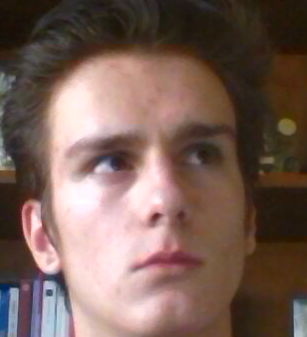
#> input picture python/i.png, 307 x 337 px
$ python image_stuff.py
#> lines starting #> are read from the running program, lines starting #| are printed output that depends on the picture
# -*- coding: utf-8 -*-
"""
Created on Sun Mar  1 11:21:53 2015

@author: arturo
"""

import numpy as np
import matplotlib.pyplot as plt
import matplotlib.image as mpimg

def nparr_map(arr, f):
    X, Y, n = arr.shape
    ret = np.zeros([X, Y, 3]);
    for x in range(X):
        for y in range(Y):
            ret[x, y] = f(arr[x, y])
    return ret

def copy_at(dst, src, ix, iy):
    dst_x, dst_y, dst_n = dst.shape;
    src_x, src_y, src_n = src.shape;

    for x in range(ix, min([ix+src_x, dst_x])):
        for y in range(iy, min([iy+src_y, dst_y])):
            dst[x, y] = src[x - ix, y - iy]

    return True

img = mpimg.imread('i.png')
#> img is the input picture: shape (337, 307, 4) float32; mean R, G, B, A 0.473, 0.378, 0.343, 1

X, Y, n = img.shape
#> X = 337; Y = 307; n = 4

big = np.zeros([3*X, 3*Y, 3])

def pixel_linear(marr):
    def trans(pix):
        pix = np.array([pix[0], pix[1], pix[2]])
        return pix*marr;
    return trans

copy_at(big, nparr_map(img, pixel_linear(np.array([1, 0, 0]))), 0, 0)
#> the loop in nparr_map, `for x in range(X):` made 337 passes
copy_at(big, nparr_map(img, pixel_linear(np.array([0, 1, 0]))), X, 0)
copy_at(big, nparr_map(img, pixel_linear(np.array([0, 0, 1]))), 2*X, 0)

copy_at(big, nparr_map(img, pixel_linear(np.matrix([[0, 1, 0],[0, 0, 1],[1, 0, 0]]))), 0, Y)
#> after the loop in nparr_map (call 4), `for x in range(X):`:
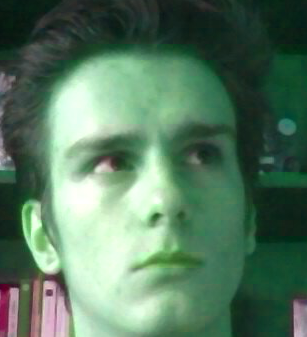
#> ret: shape (337, 307, 3) float64; mean R, G, B 0.343, 0.474, 0.378
copy_at(big, nparr_map(img, pixel_linear(np.matrix([[1, 0, 0],[0, 1, 0],[0, 0, 1]]))), X, Y)
copy_at(big, nparr_map(img, pixel_linear(np.matrix([[0, 0, 1],[1, 0, 0],[0, 1, 0]]))), 2*X, Y)
#> after the loop in nparr_map (call 6), `for x in range(X):`:
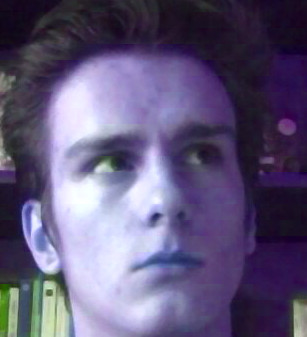
#> ret: shape (337, 307, 3) float64; mean R, G, B 0.378, 0.343, 0.474

copy_at(big, nparr_map(img, pixel_linear(np.array([1, 1, 0]))), 0, 2*Y)
#> after the loop in nparr_map (call 7), `for x in range(X):`:
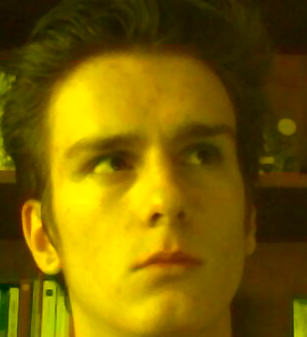
#> ret: shape (337, 307, 3) float64; mean R, G, B 0.474, 0.378, 0
copy_at(big, nparr_map(img, pixel_linear(np.array([0, 1, 1]))), X, 2*Y)
#> after the loop in nparr_map (call 8), `for x in range(X):`:
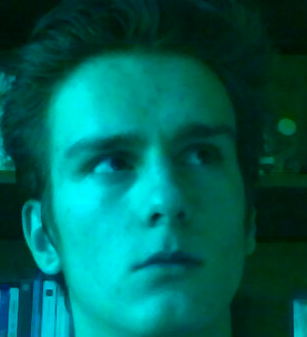
#> ret: shape (337, 307, 3) float64; mean R, G, B 0, 0.378, 0.343
#> after the loop in copy_at (call 8), `for x in range(ix, min([ix+src_x, dst_x])):`:
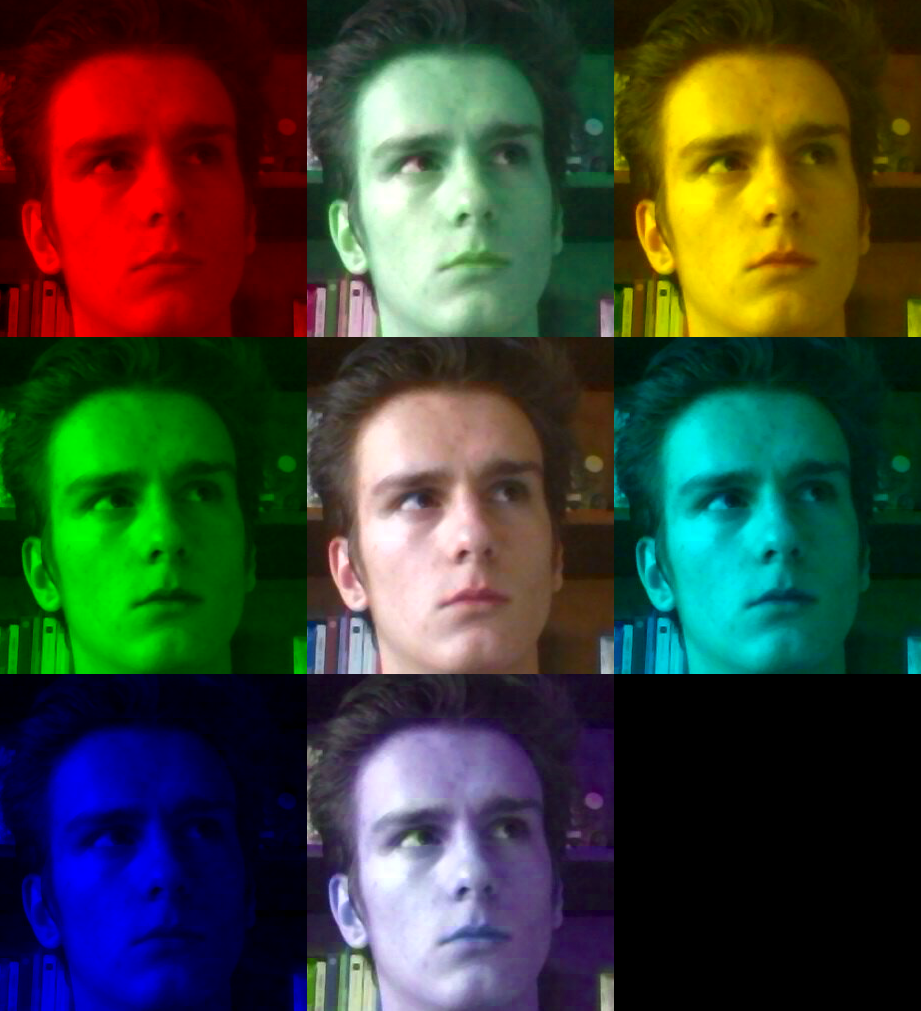
#> dst: shape (1011, 921, 3) float64; mean R, G, B 0.238, 0.259, 0.209
copy_at(big, nparr_map(img, pixel_linear(np.array([1, 0, 1]))), 2*X, 2*Y)
#> after the loop in nparr_map (call 9), `for x in range(X):`:
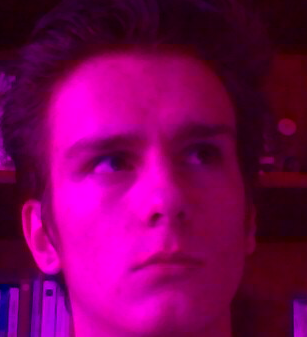
#> ret: shape (337, 307, 3) float64; mean R, G, B 0.474, 0, 0.343
#> after the loop in copy_at (call 9), `for x in range(ix, min([ix+src_x, dst_x])):`:
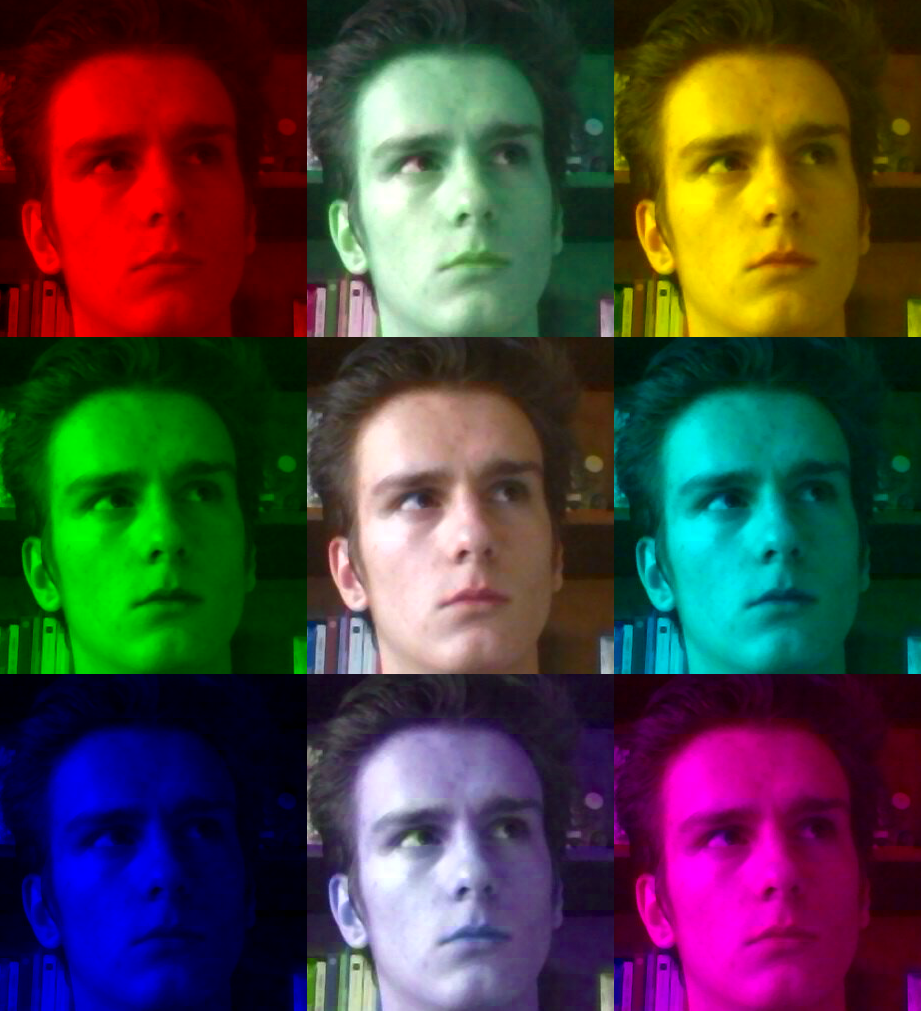
#> dst: shape (1011, 921, 3) float64; mean R, G, B 0.291, 0.259, 0.247

plt.imshow(big)

mpimg.imsave('out.png', big)
